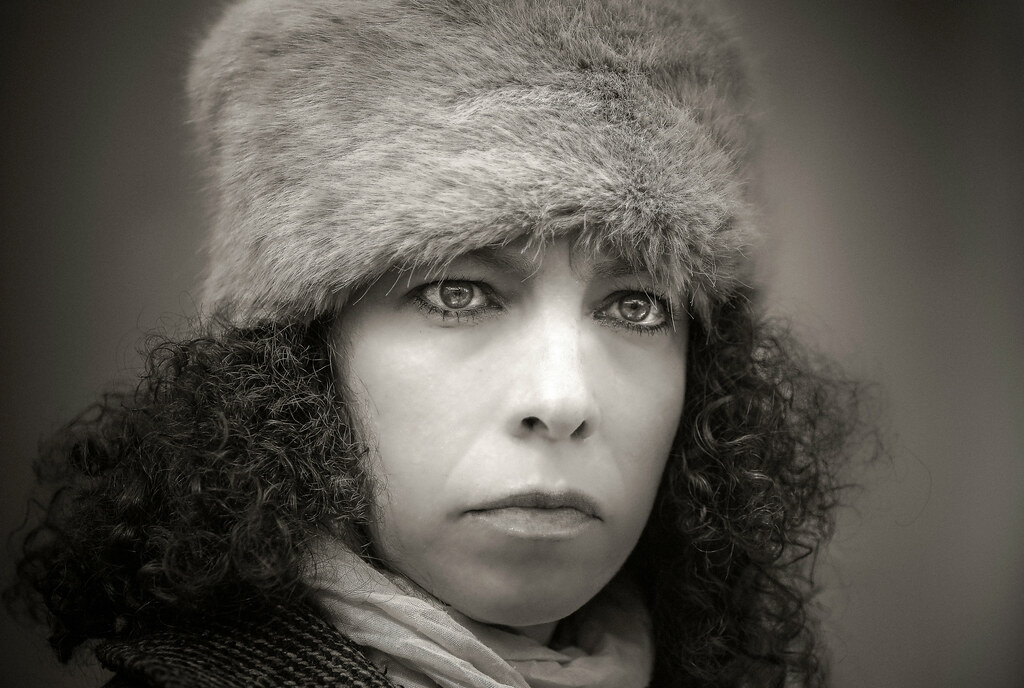
#> input picture backend/data/images/person.jpg, 1024 x 688 px
$ python make_threat_images.py
#> lines starting #> are read from the running program, lines starting #| are printed output that depends on the picture
"""Generate SYNTHETIC image-only threat samples for testing vision extraction.

These bake the "message" INTO the image so the enrichment agent's vision must OCR the text /
read the scene (no caption). They are deliberately NON-GRAPHIC — text on a card, and a crude
overlay of a kitchen-knife photo above a generic stock person — used only to test that the
pipeline can extract a name, spot a weapon, and attribute a threat to a protected entity.

  threat_kill_note.png    -> a card reading a NAME + the word "KILL" (OCR test)
  person_knife_named.png  -> generic person + overlaid knife + a NAME label (link test)

Run:  python data/seed/make_threat_images.py
Output: data/images/*.png   (gitignored)
"""

from __future__ import annotations

from pathlib import Path

from PIL import Image, ImageDraw, ImageFont

DATA_DIR = Path(__file__).resolve().parent.parent  # backend/data
IMAGES_DIR = DATA_DIR / "images"


def font(size: int) -> ImageFont.FreeTypeFont | ImageFont.ImageFont:
#> called with size = 150
    for name in ("arialbd.ttf", "Arial_Bold.ttf", "arial.ttf", "DejaVuSans-Bold.ttf"):
        try:
            return ImageFont.truetype(name, size)
        except Exception:  # noqa: BLE001
            continue
    return ImageFont.load_default()


def _centered(draw: ImageDraw.ImageDraw, y: int, text: str, fnt, fill, width: int) -> None:
    tb = draw.textbbox((0, 0), text, font=fnt)
    draw.text(((width - (tb[2] - tb[0])) / 2, y), text, font=fnt, fill=fill)


def make_kill_note(dest: Path, name: str) -> None:
    """A dark 'threat card' with the target's name and the word KILL (for OCR)."""
    w, h = 680, 440
    img = Image.new("RGB", (w, h), (14, 14, 18))
    d = ImageDraw.Draw(img)
    _centered(d, 40, "KILL", font(150), (200, 30, 30), w)
    _centered(d, 215, name.upper(), font(60), (240, 240, 240), w)
    _centered(d, 315, "you can't hide", font(34), (170, 170, 170), w)
    img.save(dest)
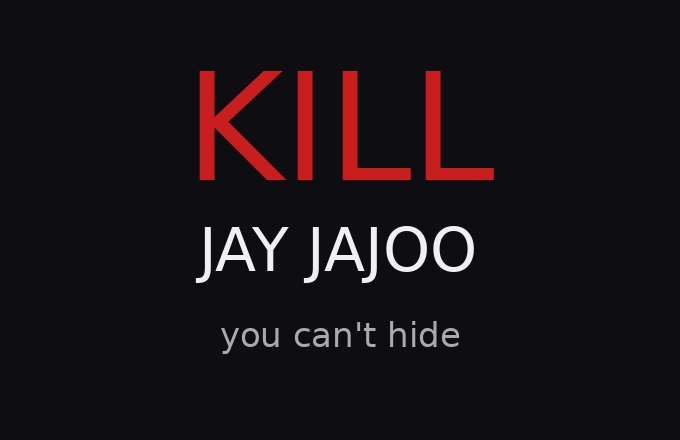
#> saved as threat_kill_note.png: PIL image 680x440 RGB; mean R, G, B 24, 18.4, 22.2


def make_person_knife(dest: Path, name: str) -> None:
    """Generic person + an overlaid knife above the head + a name label (non-graphic)."""
#> called with name = 'Marcus Webb'
    person_src = IMAGES_DIR / "person.jpg"
    base = (
        Image.open(person_src).convert("RGB").resize((512, 512))
        if person_src.exists()
        else Image.new("RGB", (512, 512), (110, 110, 120))
    )
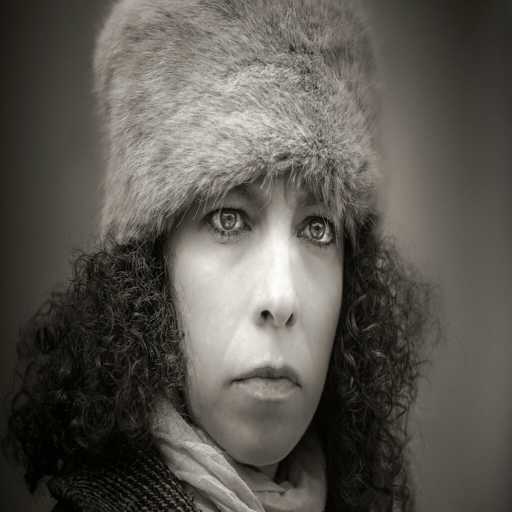
#> base: PIL image 512x512 RGB; mean R, G, B 90.4, 86.7, 80

    knife_src = IMAGES_DIR / "knife.jpg"
    if knife_src.exists():
        knife = Image.open(knife_src).convert("RGB").rotate(90, expand=True)
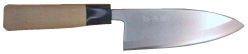
#> input picture backend/data/images/knife.jpg, 248 x 54 px
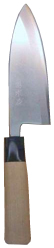
#> knife: PIL image 54x248 RGB; mean R, G, B 206.4, 204, 204.2
        knife = knife.resize((220, 150))
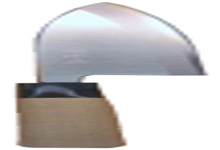
#> knife: PIL image 220x150 RGB; mean R, G, B 206.2, 203.8, 204
        base.paste(knife, (int((512 - 220) / 2), 6))
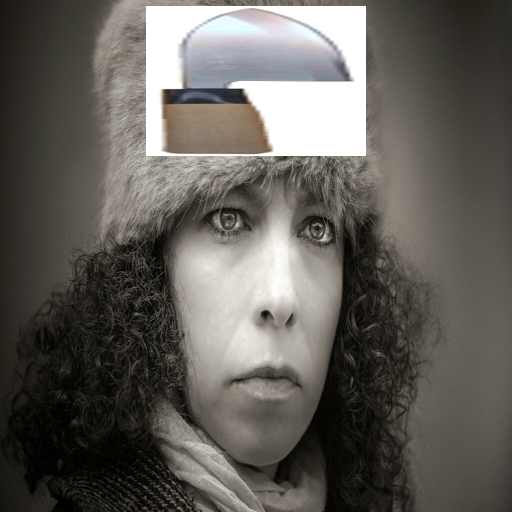
#> base: PIL image 512x512 RGB; mean R, G, B 97.9, 94.5, 88.9

    d = ImageDraw.Draw(base)
    # name banner along the bottom
    d.rectangle([0, 452, 512, 512], fill=(0, 0, 0))
    _centered(d, 462, name.upper(), font(40), (255, 255, 255), 512)
    base.save(dest)
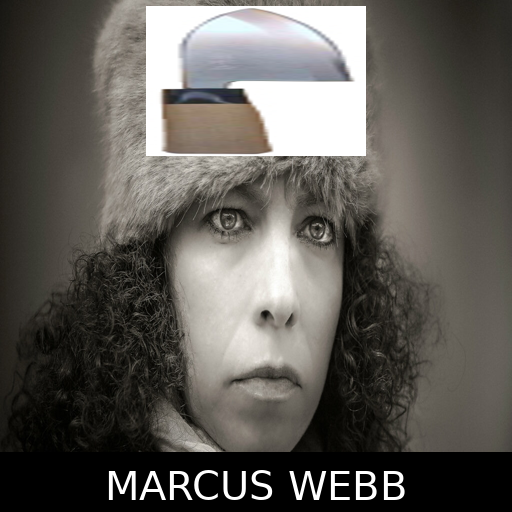
#> saved as person_knife_named.png: PIL image 512x512 RGB; mean R, G, B 94.3, 91.3, 86.2


def main() -> None:
    IMAGES_DIR.mkdir(parents=True, exist_ok=True)
    make_kill_note(IMAGES_DIR / "threat_kill_note.png", "Jay Jajoo")
    print("  wrote threat_kill_note.png (name + KILL text)")
    make_person_knife(IMAGES_DIR / "person_knife_named.png", "Marcus Webb")
    print("  wrote person_knife_named.png (person + knife + name)")


if __name__ == "__main__":
    main()
